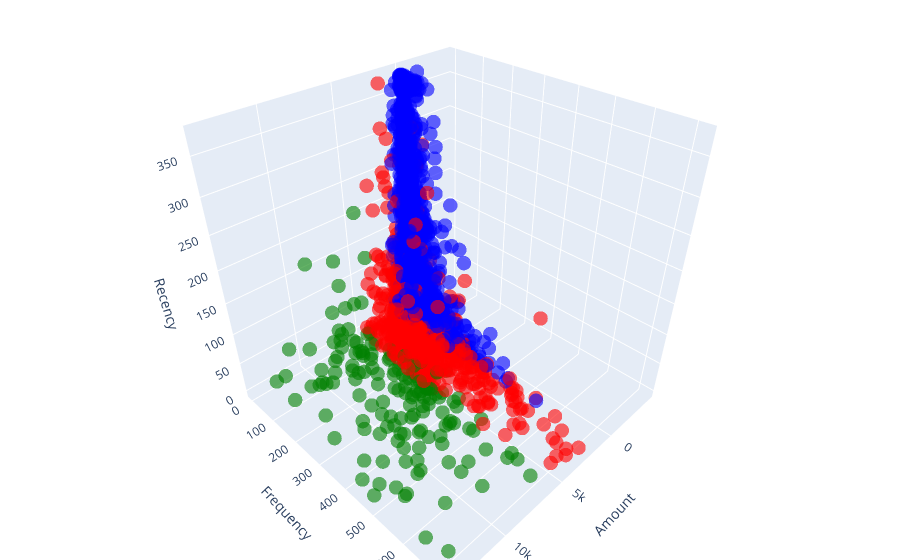

The cell this chart's notebook holds for it:
### Code cell
import plotly.graph_objs as go

# Selecting the three features for clustering
data_for_clustering = rfm[['Amount', 'Frequency', 'Recency']]

# Specify the number of clusters (e.g., 3)
n_clusters = 3

# Apply K-Means clustering
kmeans = KMeans(n_clusters=n_clusters)
rfm['Cluster_3D'] = kmeans.fit_predict(data_for_clustering)

# Define colors for the clusters
colors = ['red', 'green', 'blue']

# Create a 3D scatter plot using Plotly
scatter = go.Scatter3d(
    x=rfm['Amount'],
    y=rfm['Frequency'],
    z=rfm['Recency'],
    mode='markers',
    marker=dict(
        size=5,
        color=[colors[i] for i in rfm['Cluster_3D']],
        opacity=0.6
    ),
    text=rfm['Cluster_3D'],
    hoverinfo='text'
)

layout = go.Layout(
    margin=dict(l=0, r=0, b=0, t=0),
    scene=dict(
        xaxis=dict(title='Amount'),
        yaxis=dict(title='Frequency'),
        zaxis=dict(title='Recency'),
    )
)

fig = go.Figure(data=[scatter], layout=layout)

# Set up interactive 3D controls
fig.update_layout(scene=dict(camera=dict(eye=dict(x=1.2, y=1.2, z=1.2))))

# Show the interactive 3D scatter plot
fig.show()

### Figure 1 — Plotly figure (JSON) as saved in the notebook; plotly's stock layout.template omitted (floating-point values rounded to 4 significant figures; data arrays with more than 128 entries replaced by an {"elided": "..."} marker saying what was removed)
{"data": [{"hoverinfo": "text", "marker": {"color": {"elided": "4293 str values"}, "opacity": 0.6, "size": 5}, "mode": "markers", "text": {"elided": "4293 int values"}, "type": "scatter3d", "x": {"elided": "4293 float values"}, "y": {"elided": "4293 int values"}, "z": {"elided": "4293 int values"}}], "layout": {"margin": {"b": 0, "l": 0, "r": 0, "t": 0}, "scene": {"camera": {"eye": {"x": 1.2, "y": 1.2, "z": 1.2}}, "xaxis": {"title": {"text": "Amount"}}, "yaxis": {"title": {"text": "Frequency"}}, "zaxis": {"title": {"text": "Recency"}}}}}
